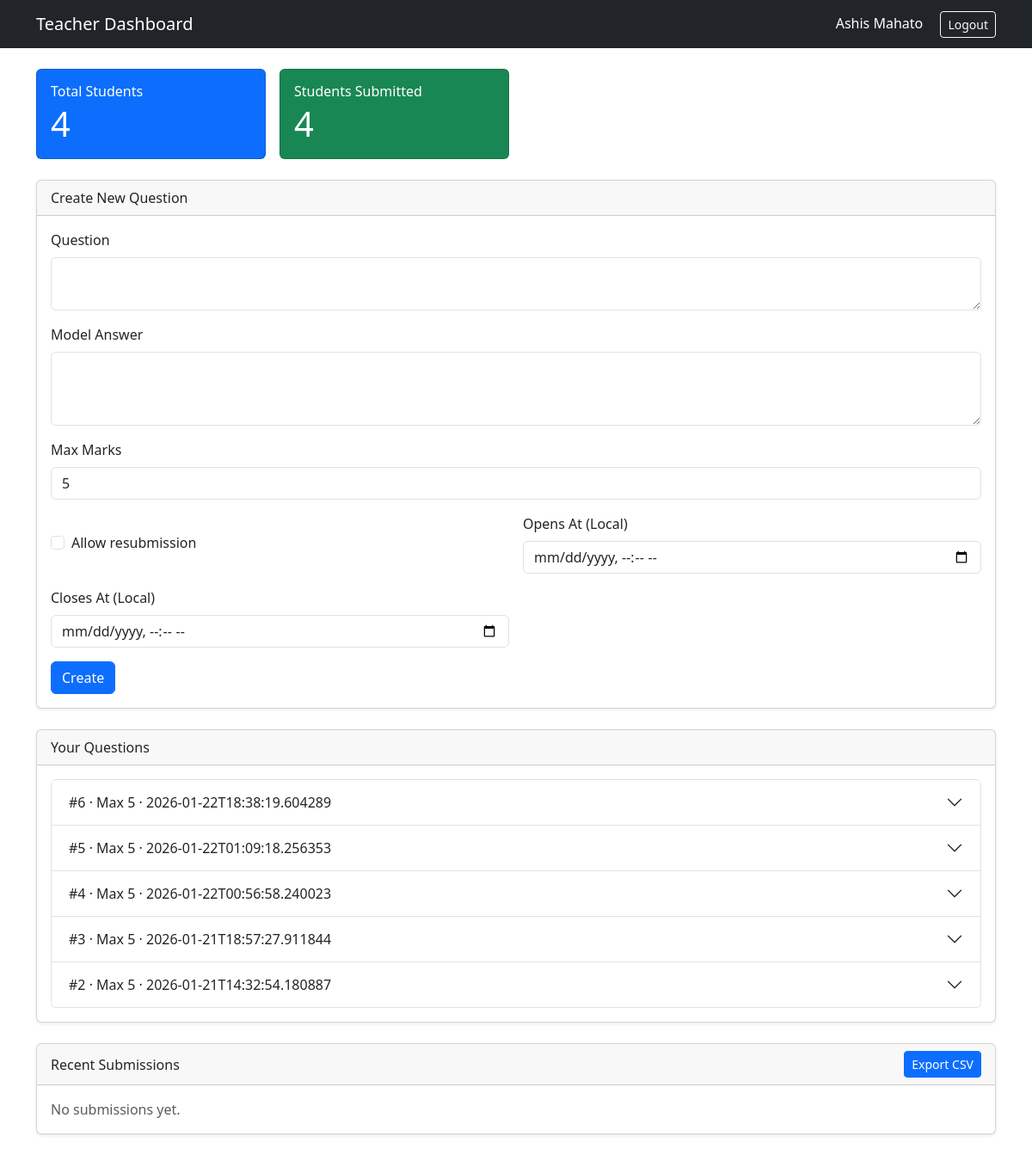
/teacher/dashboard?page=3 (signed in), run on the app's committed database.
### tables this page shows
CREATE TABLE questions (
        id INTEGER PRIMARY KEY AUTOINCREMENT,
        teacher_id INTEGER,
        question_text TEXT,
        model_answer TEXT,
        max_marks INTEGER,
        created_at TEXT, allow_resubmission INTEGER DEFAULT 0, deadline_at TEXT, open_at TEXT, close_at TEXT,
        FOREIGN KEY (teacher_id) REFERENCES teachers(id)
    );

### app.py (the view)
@app.route('/teacher/dashboard', methods=['GET'])
def teacher_dashboard():
    if session.get('role') != 'teacher':
        return redirect(url_for('index'))
    teacher_id = session.get('teacher_id')
    teacher_name = session.get('teacher_name')
    conn = init_db()
    cur = conn.cursor()
    cur.execute('SELECT id, question_text, model_answer, max_marks, created_at, allow_resubmission, open_at, close_at FROM questions WHERE teacher_id = ? ORDER BY id DESC', (teacher_id,))
    questions = cur.fetchall()
    now = datetime.now()
    for q in questions:
        qid = q[0]
        close_at = q[7]
        if close_at:
            try:
                if now >= datetime.fromisoformat(close_at):
                    cur2 = conn.cursor()
                    cur2.execute('SELECT id FROM students WHERE id NOT IN (SELECT student_id FROM submissions WHERE question_id = ?)', (qid,))
                    missing = cur2.fetchall()
                    for row in missing:
                        sid = row[0]
                        cur2.execute('INSERT OR IGNORE INTO submissions (question_id, student_id, answer_text, marks_obtained, similarity, submitted_at) VALUES (?, ?, ?, ?, ?, ?)', (qid, sid, '', 0.0, 0.0, datetime.now().isoformat()))
                    conn.commit()
            except Exception:
                pass
    cur.execute('SELECT COUNT(*) FROM students')
    student_count = cur.fetchone()[0]
    cur.execute('SELECT COUNT(DISTINCT s.student_id) FROM submissions s JOIN questions q ON s.question_id = q.id WHERE q.teacher_id = ?', (teacher_id,))
    submitted_student_count = cur.fetchone()[0]
    try:
        page = int(request.args.get('page', 1))
    except (TypeError, ValueError):
        page = 1
    if page < 1:
        page = 1
    per_page = 10
    offset = (page - 1) * per_page
    cur.execute('''
        SELECT COUNT(*)
        FROM submissions s
        JOIN questions q ON s.question_id = q.id
        WHERE q.teacher_id = ?
    ''', (teacher_id,))
    total_count = cur.fetchone()[0]
    total_pages = (total_count + per_page - 1) // per_page if total_count else 1
    cur.execute('''
        SELECT s.id, st.name, q.question_text, s.marks_obtained, s.similarity, s.submitted_at
        FROM submissions s
        JOIN students st ON s.student_id = st.id
        JOIN questions q ON s.question_id = q.id
        WHERE q.teacher_id = ?
        ORDER BY s.id DESC
        LIMIT ? OFFSET ?
    ''', (teacher_id, per_page, offset))
    submissions = cur.fetchall()
    conn.close()
    return render_template(
        'teacher_dashboard.html',
        teacher_name=teacher_name,
        questions=questions,
        student_count=student_count,
        submitted_student_count=submitted_student_count,
        submissions=submissions,
        page=page,
        total_pages=total_pages
    )

### app.py (called while the page is built)
def init_db():
    conn = sqlite3.connect('results.db')
    return conn

### templates/teacher_dashboard.html (shortened to what this page needs)
<!DOCTYPE html>
<html lang="en">
<head>
  <link rel="stylesheet" href="https://cdn.jsdelivr.net/npm/bootstrap@5.3.2/dist/css/bootstrap.min.css">
</head>
<body>
  <nav class="navbar navbar-expand-lg navbar-dark bg-dark">
    <div class="container">
      <a class="navbar-brand" href="#">Teacher Dashboard</a>
      <div class="ms-auto text-white">
        {{ teacher_name }}
        <a class="btn btn-outline-light btn-sm ms-3" href="{{ url_for('logout') }}">Logout</a>
      </div>
    </div>
  </nav>
  <div class="container py-4">
    <div class="row g-3 mb-4">
      <div class="col-md-3">
        <div class="card text-bg-primary">
          <div class="card-body">
            <h6 class="card-title mb-1">Total Students</h6>
            <div class="display-6">{{ student_count }}</div>
          </div>
        </div>
      </div>
      <div class="col-md-3">
        <div class="card text-bg-success">
          <div class="card-body">
            <h6 class="card-title mb-1">Students Submitted</h6>
            <div class="display-6">{{ submitted_student_count }}</div>
          </div>
        </div>
      </div>
    </div>
    <div class="card shadow-sm mb-4">
      <div class="card-header">Create New Question</div>
      <div class="card-body">
        <form method="post" action="{{ url_for('create_question') }}">
          <div class="mb-3">
            <label class="form-label">Question</label>
            <textarea class="form-control" name="question_text" rows="2" required></textarea>
          </div>
          <div class="mb-3">
            <label class="form-label">Model Answer</label>
            <textarea class="form-control" name="model_answer" rows="3" required></textarea>
          </div>
          <div class="mb-3">
            <label class="form-label">Max Marks</label>
            <input type="number" class="form-control" name="max_marks" min="1" value="5" required />
          </div>
          <div class="row g-3 mb-3">
            <div class="col-md-6 d-flex align-items-center">
              <div class="form-check">
                <input class="form-check-input" type="checkbox" id="allow_resubmission_new" name="allow_resubmission">
                <label class="form-check-label" for="allow_resubmission_new">Allow resubmission</label>
              </div>
            </div>
            <div class="col-md-6">
              <label class="form-label">Opens At (Local)</label>
              <input type="datetime-local" class="form-control" name="open_at">
            </div>
            <div class="col-md-6">
              <label class="form-label">Closes At (Local)</label>
              <input type="datetime-local" class="form-control" name="close_at">
            </div>
          </div>
          <button class="btn btn-primary" type="submit">Create</button>
        </form>
      </div>
    </div>
    <div class="card shadow-sm mb-4">
      <div class="card-header">Your Questions</div>
      <div class="card-body">
        {% if questions %}
          <div class="accordion" id="questionsAccordion">
            {% for q in questions %}
              <div class="accordion-item">
                <h2 class="accordion-header" id="heading{{ q[0] }}">
                  <button class="accordion-button collapsed" type="button" data-bs-toggle="collapse" data-bs-target="#collapse{{ q[0] }}">
                    #{{ q[0] }} · Max {{ q[3] }} · {{ q[4] }}
                  </button>
                </h2>
              </div>
            {% endfor %}
          </div>
        {% else %}
          <p class="text-muted mb-0">No questions yet.</p>
        {% endif %}
      </div>
    </div>
    <div class="card shadow-sm">
      <div class="card-header d-flex justify-content-between align-items-center">
        <span>Recent Submissions</span>
        <a class="btn btn-sm btn-primary" href="{{ url_for('export_teacher_csv') }}">Export CSV</a>
      </div>
      <div class="card-body table-responsive">
        {% if submissions %}
          <table class="table table-striped align-middle">
            <thead>
              <tr>
                <th>#</th>
                <th>Student</th>
                <th>Question</th>
                <th>Obtained-Score</th>
                <th>Similarity</th>
                <th>Submitted</th>
                <th></th>
              </tr>
            </thead>
            <tbody>
              {% for s in submissions %}
                <tr>
                  <td>{{ s[0] }}</td>
                  <td>{{ s[1] }}</td>
                  <td class="text-truncate" style="max-width: 360px;">{{ s[2] }}</td>
                  <td>{{ '%.2f'|format(s[3]) }}</td>
                  <td>{{ '%.3f'|format(s[4]) }}</td>
                  <td><small>{{ s[5] }}</small></td>
                  <td>
                    <a class="btn btn-sm btn-outline-secondary" href="{{ url_for('teacher_submission_detail', submission_id=s[0]) }}">View</a>
                  </td>
                </tr>
              {% endfor %}
            </tbody>
          </table>
          {% if total_pages and total_pages > 1 %}
            <div class="d-flex justify-content-between align-items-center">
              <div>Page {{ page }} of {{ total_pages }}</div>
              <nav>
                <ul class="pagination mb-0">
                  <li class="page-item {% if page <= 1 %}disabled{% endif %}">
                    <a class="page-link" href="{{ url_for('teacher_dashboard', page=page-1) }}">Previous</a>
                  </li>
                  <li class="page-item {% if page >= total_pages %}disabled{% endif %}">
                    <a class="page-link" href="{{ url_for('teacher_dashboard', page=page+1) }}">Next</a>
                  </li>
                </ul>
              </nav>
            </div>
          {% endif %}
        {% else %}
          <p class="text-muted mb-0">No submissions yet.</p>
        {% endif %}
      </div>
    </div>
  </div>
</body>
</html>

### data on the page
questions: id "6", max_marks "5", created_at "2026-01-22T18:38:19.604289"
questions: id "5", max_marks "5", created_at "2026-01-22T01:09:18.256353"
questions: id "4", max_marks "5", created_at "2026-01-22T00:56:58.240023"
questions: id "3", max_marks "5", created_at "2026-01-21T18:57:27.911844"
questions: id "2", max_marks "5", created_at "2026-01-21T14:32:54.180887"

### other printed values
{{ teacher_name }} "Ashis Mahato"
{{ student_count }} "4"
{{ submitted_student_count }} "4"
